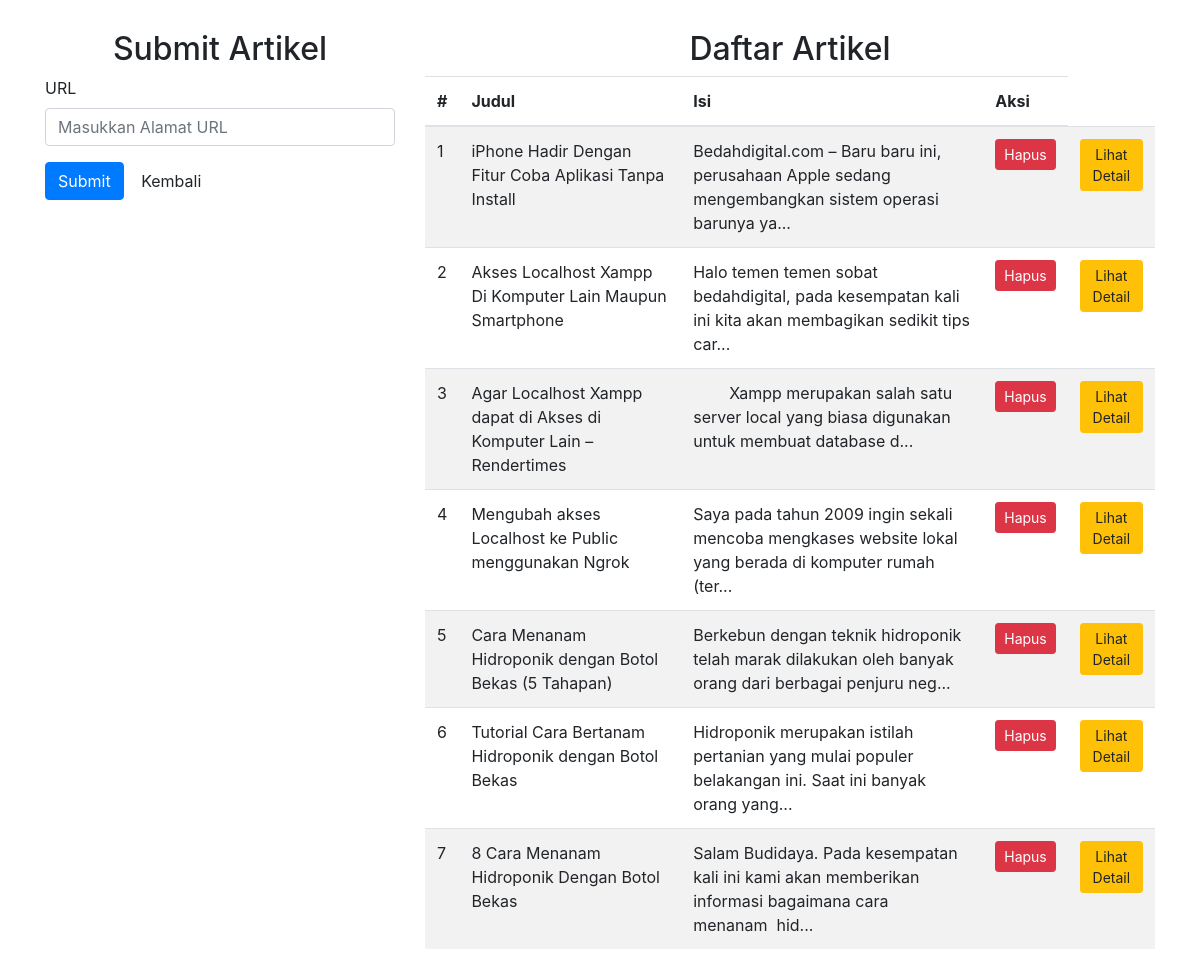
The page /submit-artikel.php on the database its author committed.
### tables this page shows
CREATE TABLE `tbberita` (
  `Id` int(11) NOT NULL,
  `Judul` varchar(100) NOT NULL,
  `Berita` text NOT NULL,
  `url` text NOT NULL
);

### submit-artikel.php (the view, shortened to what this page needs)
<!DOCTYPE html>
<html>
<head>
	<link rel="stylesheet" type="text/css" href="assets/bootstrap/dist/css/bootstrap.min.css">
	<link rel="stylesheet" type="text/css" href="assets/fontawesome/css/all.min.css">
</head>
<body>
	<div class="container">
		<div class="row" style="margin-top: 30px;">
			<div class="col-4">
				<h2 class="text-center">Submit Artikel</h2>
				<form method="POST" action="simpan-submit-url.php">
				  <div class="form-group">
				    <label for="formGroupExampleInput">URL</label>
				    <input type="text" class="form-control" name="url" required="true" placeholder="Masukkan Alamat URL">
				  </div>
				  <div class="form-group row">
				    <div class="col-sm-10">
				      <button type="submit" name="simpan" class="btn btn-primary">Submit</button>
				      <a href="index.php" class="btn ">Kembali</a>
				    </div>
				  </div>
				</form>
			</div>
			<div class="col-8">
				<h2 class="text-center">Daftar Artikel</h2>
				<table class="table table-striped">
				  <thead>
				    <tr>
				      <th scope="col">#</th>
				      <th scope="col">Judul</th>
				      <th scope="col">Isi</th>
				      <th scope="col">Aksi</th>
				    </tr>
				  </thead>
				  <tbody>
				    <?php
				    	include 'koneksi.php';
						$result = mysqli_query($konek,"SELECT * FROM tbberita ORDER BY Id");
						$no = 1;
							while($row = mysqli_fetch_array($result)) {
								echo '<tr>';
						    	echo '<td>'.$no.'</td>';
							    echo '<td>'.$row['Judul'].'</td>';
							    echo '<td>'.substr_replace($row['Berita'],"...",100).'</td>';
							    ?>
							    <td><a class="btn btn-danger btn-sm" onclick="return confirm('Yakin Ingin Hapus?')" href="hapus.php?idDock=<?= $row['Id'] ?>">Hapus</a>
							    <?php
							    echo '<td><a target="_blank" class="btn targey btn-warning btn-sm" href="'.$row['url'].'">Lihat Detail</a>';
								echo '</tr>';
								$no++;
							}
						?>
				  </tbody>
				</table>
			</div>
		</div>
	</div>
</body>
</html>

### rows shown on the page
tbberita: Judul "iPhone Hadir Dengan Fitur Coba Aplikasi Tanpa Install", Berita "Bedahdigital.com – Baru baru ini, perusahaan Apple sedang mengembangkan sistem operasi barunya ya..."
tbberita: Judul "Akses Localhost Xampp Di Komputer Lain Maupun Smartphone", Berita "Halo temen temen sobat bedahdigital, pada kesempatan kali ini kita akan membagikan sedikit tips car..."
tbberita: Judul "Agar Localhost Xampp dapat di Akses di Komputer Lain – Rendertimes", Berita "Xampp merupakan salah satu server local yang biasa digunakan untuk membuat database d..."
tbberita: Judul "Mengubah akses Localhost ke Public menggunakan Ngrok", Berita "Saya pada tahun 2009 ingin sekali mencoba mengkases website lokal yang berada di komputer rumah (ter..."
tbberita: Judul "Cara Menanam Hidroponik dengan Botol Bekas (5 Tahapan)", Berita "Berkebun dengan teknik hidroponik telah marak dilakukan oleh banyak orang dari berbagai penjuru neg..."
tbberita: Judul "Tutorial Cara Bertanam Hidroponik dengan Botol Bekas", Berita "Hidroponik merupakan istilah pertanian yang mulai populer belakangan ini. Saat ini banyak orang yang..."
tbberita: Judul "8 Cara Menanam Hidroponik Dengan Botol Bekas", Berita "Salam Budidaya. Pada kesempatan kali ini kami akan memberikan informasi bagaimana cara menanam hid..."
